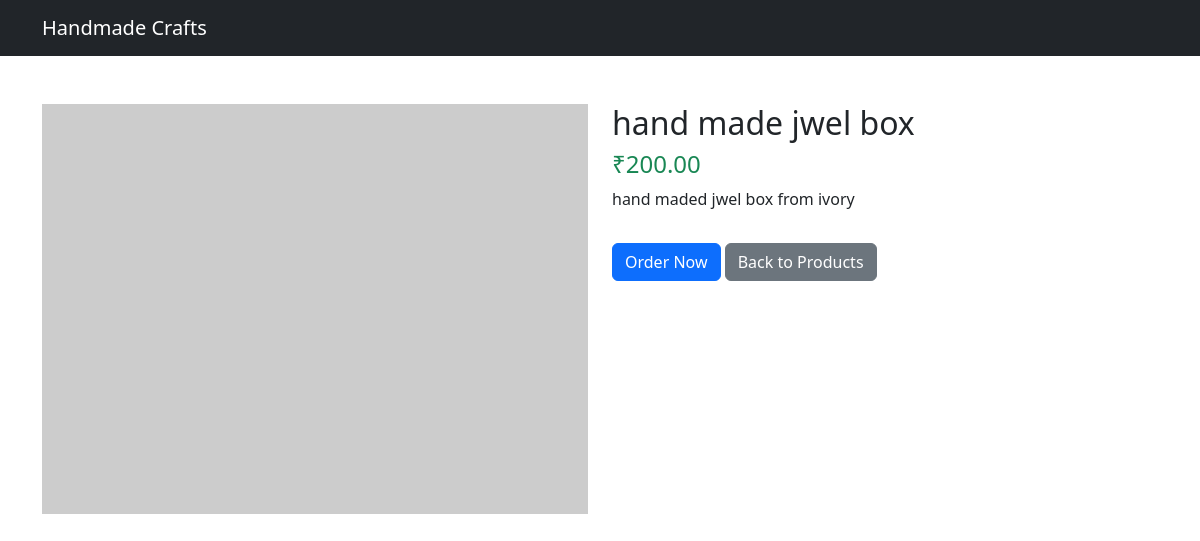
Screenshot of /product.php?id=1 with the database file from the repository.
### tables this page shows
CREATE TABLE `products` (
  `id` int(11) NOT NULL,
  `name` varchar(100) NOT NULL,
  `price` decimal(10,2) NOT NULL,
  `description` text NOT NULL,
  `created_at` timestamp NOT NULL DEFAULT current_timestamp(),
  `image` varchar(255) DEFAULT NULL
);

### public/product.php (the view, shortened to what this page needs)
<?php
require_once "../config/db.php";
$id = (int) $_GET['id'];
$sql = "SELECT * FROM products WHERE id = :id";
$stmt = $pdo->prepare($sql);
$stmt->bindParam(":id", $id, PDO::PARAM_INT);
$stmt->execute();
$product = $stmt->fetch(PDO::FETCH_ASSOC);
?>
<!DOCTYPE html>
<html lang="en">
<head>
    <link href="https://cdn.jsdelivr.net/npm/bootstrap@5.3.3/dist/css/bootstrap.min.css" rel="stylesheet">
</head>
<body>
<nav class="navbar navbar-expand-lg navbar-dark bg-dark">
    <div class="container">
        <a class="navbar-brand" href="index.php">Handmade Crafts</a>
    </div>
</nav>
<div class="container mt-5">
    <div class="row">
        <div class="col-md-6">
            <?php if ($product["image"]): ?>
                        <img src="../uploads/<?= htmlspecialchars($product["image"]) ?>" class="card-img-top" alt="Product Image">
                    <?php else: ?>
                        <img src="https://via.placeholder.com/400x300?text=No+Image" class="card-img-top" alt="No image">
                    <?php endif; ?>
        </div>
        <div class="col-md-6">
            <h2><?= htmlspecialchars($product['name']) ?></h2>
            <h4 class="text-success">₹<?= $product['price'] ?></h4>
            <p><?= nl2br(htmlspecialchars($product['description'])) ?></p>
            <a href="order.php?product_id=<?= $product['id'] ?>" class="btn btn-primary mt-3">Order Now</a>
            <a href="index.php" class="btn btn-secondary mt-3">Back to Products</a>
        </div>
    </div>
</div>
</body>
</html>

### rows the page displays
products: name "hand made jwel box", price "200.00", description "hand maded jwel box from ivory"
